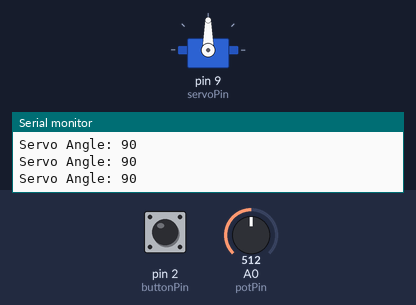
A sketch run on a simulated Arduino Uno, built with avr-gcc and run on an emulated ATmega328P. Parts: servo, the last lines printed to the serial monitor. The inputs (shaded band) are chosen by the test bench; at power-on: pin 2 (buttonPin) HIGH, A0 (potPin) = 512.

Above: at 1.2 s.
1.3 s: pin 2 (buttonPin) pulled LOW for 0.15 s
4.3 s: A0 (potPin) set to 306
6.7 s: A0 (potPin) set to 716
At 8.2 s:
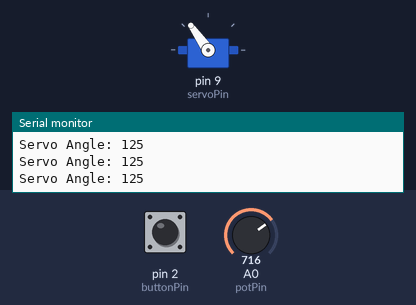
9.7 s: A0 (potPin) set to 1023
At 10.9 s:
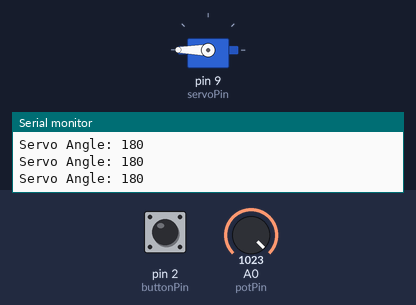
11.2 s: A0 (potPin) set to 0
At 12.5 s:
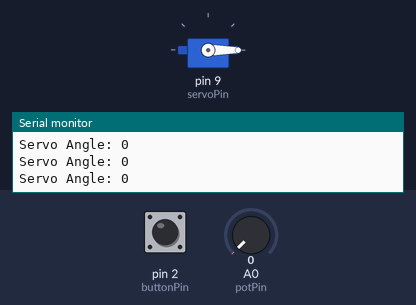
Timing chart, 0 to 13.7 s (numbered marks = the images above; inputs shaded):
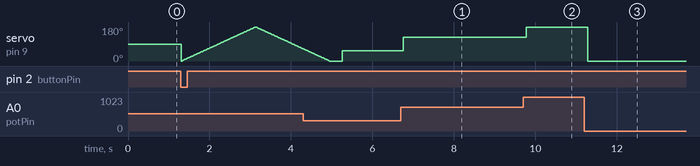

Measured:
- after the input at 6.7 s, servo on pin 9 (servoPin): 53° → 125° after 0.06 s
- after the input at 9.7 s, servo on pin 9 (servoPin): 125° → 180° after 0.08 s
- after the input at 11.2 s, servo on pin 9 (servoPin): 180° → 0° after 0.08 s

The sketch:

Servo_Motor_Sweep.ino
```cpp
/*
------------------------------------------------------
Project: Servo Motor Sweep
Author: Shubh Jashan Singh
Date: 28-06-2026
------------------------------------------------------
*/

#include <Servo.h>

Servo servo;

const int servoPin = 9;
const int potPin = A0;
const int buttonPin = 2;

void setup() {

  Serial.begin(9600);

  servo.attach(servoPin);

  pinMode(buttonPin, INPUT_PULLUP);

}

void loop() {

  // Button pressed?
  if (digitalRead(buttonPin) == LOW) {

    // Sweep 0 -> 180
    for(int angle=0; angle<=180; angle++){
      servo.write(angle);
      delay(10);
    }

    // Sweep 180 -> 0
    for(int angle=180; angle>=0; angle--){
      servo.write(angle);
      delay(10);
    }

    delay(300);
  }

  // Potentiometer Control
  int value = analogRead(A0);

  int angle = map(value,0,1023,0,180);

  servo.write(angle);

  Serial.print("Servo Angle: ");
  Serial.println(angle);

  delay(100);

}
```
